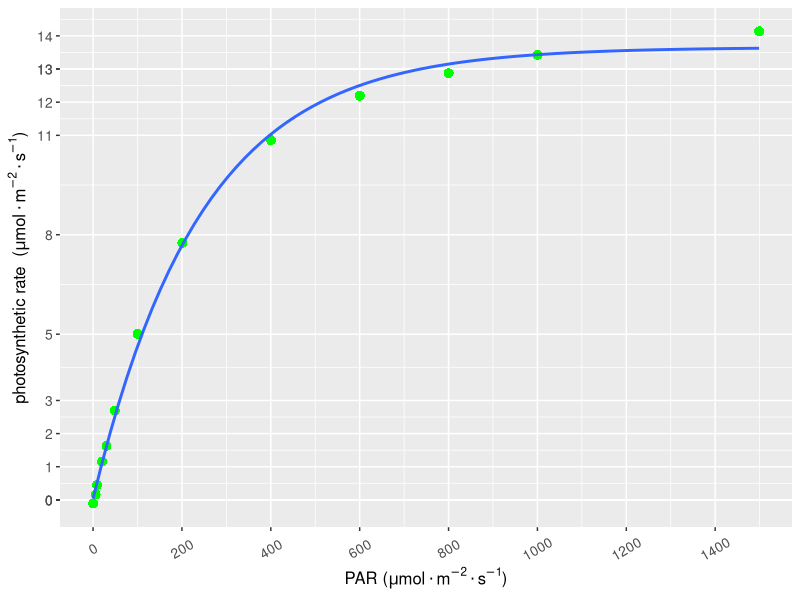

Recreate this plot in R.
## ---- chunk 1
library(minpack.lm)

# 读取数据，同fitaci数据格式
lrc <- read.csv("./data/lrc.csv")
lrc <- subset(lrc, Obs > 0)

# 光响应曲线没有太多参数，
# 直接调出相应的光强和光合速率
# 方便后面调用
lrc_Q <- lrc$PARi
lrc_A <- lrc$Photo 

# 模型的拟合
lrcnls <- nlsLM(lrc_A ~ Am*(1-exp((-b)*(lrc_Q-Ic))),
                start=list(Am=(max(lrc_A)-min(lrc_A)),
                           Ic=5, b=1)
                )
fitlrc_exp <- summary(lrcnls)

# 光饱和点
Isat <- function(Isat){fitlrc_exp$coef[1,1]*
    (1-exp((-fitlrc_exp$coef[3,1])*(Isat-
    fitlrc_exp$coef[2,1])))-0.9*fitlrc_exp$coef[1,1]}

uniroot(Isat, c(0,2000))$root

## 拟合图形
library(ggplot2)
light <- data.frame(lrc_Q = lrc$PARi, lrc_A = lrc$Photo)

p <- ggplot(light, aes(x = lrc_Q, y = lrc_A))

p1 <- p + 
  geom_point(shape = 16, size = 3, color = "green") + 
  geom_smooth(method="nls", formula = 
    y ~ Am*(1-exp((-b)*(x -Ic))), 
    se = FALSE, method.args = list(
    start = c(Am=(max(lrc_A)-min(lrc_A)),
    Ic=5, b=0.002), aes(x =lrc_Q, y = lrc_A, 
    color='blue', size = 1.2))
  ) +
  labs(y=expression(paste("photosynthetic rate  ", 
          "(", mu, mol%.%m^-2%.%s^-1, ")")), 
       x=expression(paste("PAR ", 
           "(", mu, mol%.%m^-2%.%s^-1, ")")))


# 自定义坐标轴
p1 + scale_x_continuous(breaks = seq(0, 2100, by = 200)) +  
  scale_y_continuous(breaks= round(light$lrc_A)) +
   theme(axis.text.x  = element_text(
    size = 10, angle=30, vjust=0.5), 
    axis.text.y = element_text(size = 10),
    axis.title.x = element_text(size = 12, face = 'bold'),
    axis.title.y = element_text(size = 12, face = 'bold')
  )
## ---- chunk 2
knitr::kable(
fitlrc_exp$coef, booktabs = TRUE,
caption = '指数模型计算参数'
)
